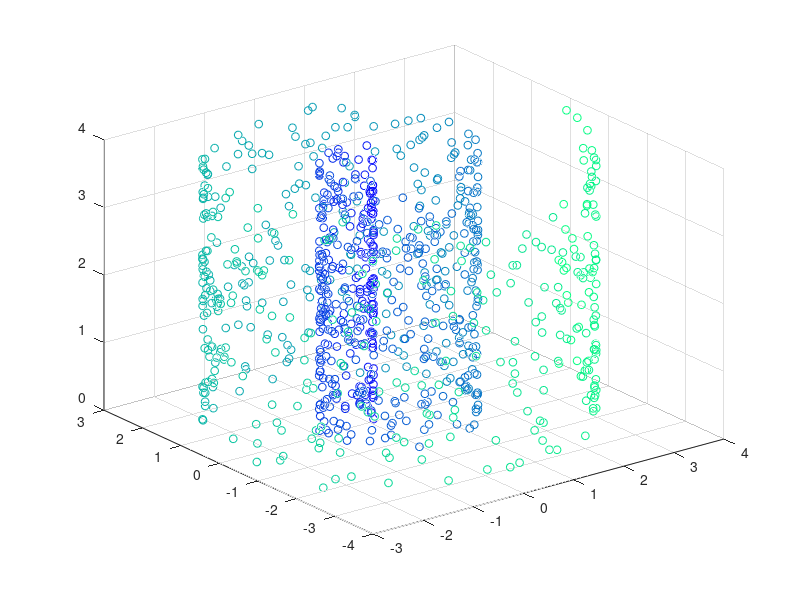
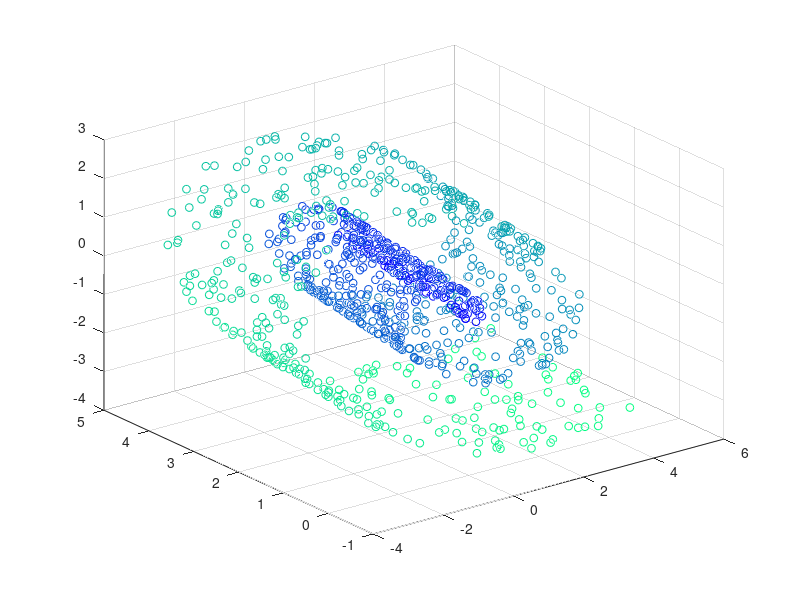
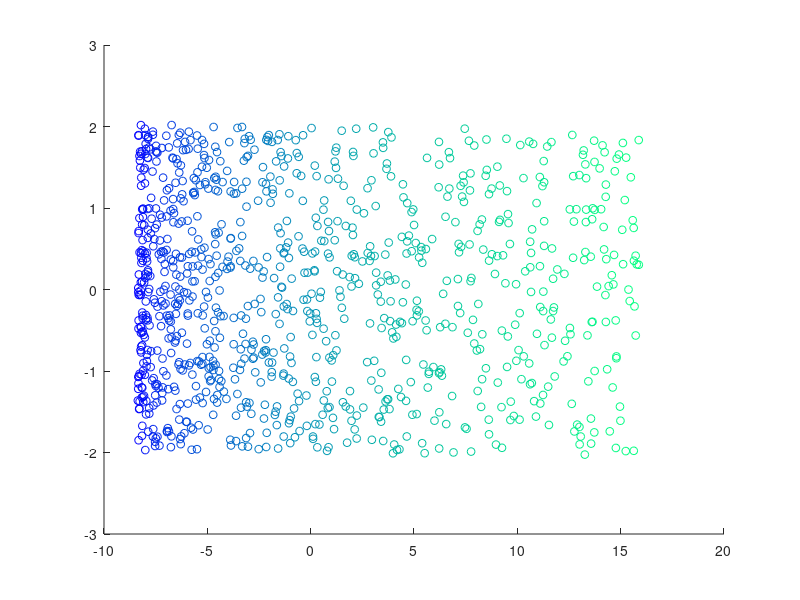

The MATLAB script that drew these images, in order: (Note: this script raises an error after producing the figures.)
len = 1000;
mark_size = 32;
a = 0.3;
theta = 4 * pi * rand(len, 1);
h = 4 * rand(len, 1);
r = a * theta;
x = r .* cos(theta);
y = r .* sin(theta);
z = h;
colormap('winter');
scatter3(x, y, z, mark_size, r);


alpha1 = pi / 4;
alpha2 = pi / 12;
alpha3 = -pi / 2;
A1 = [
    cos(alpha2), sin(alpha1), 0, 0;
    sin(alpha1), -cos(alpha1), 0, 0;
    0, 0, 1, 0;
    0, 0, 0, 1
];
A2 = [
    cos(alpha2), 0, sin(alpha2), 0;
    0, 1, 0, 0;
    sin(alpha2), 0, -cos(alpha2), 0;
    0, 0, 0, 1
];
A3 = [
    1, 0, 0, 0;
    0, cos(alpha3), sin(alpha3), 0;
    0, sin(alpha3), -cos(alpha3), 0;
    0, 0, 0, 1
];

T = A1 * A2 * A3;

PP = [x, y, z, ones(len, 1)] * T;
xx = PP(:, 1);
yy = PP(:, 2);
zz = PP(:, 3);

figure(2);
colormap('winter');
scatter3(xx, yy, zz, mark_size, r);

geoL = @( a, phi ) ( ...
    a .* ( ...
        phi .* 0.5 .* sqrt( 1 + phi .^ 2 ) + ...
        0.5 .* log(phi + sqrt( 1 + phi .^ 2 ) ) ...
        ) ...
    );

pX = geoL(a, theta);
pY = h;
D = squareform(pdist([pX, pY]));
[YY, e] = cmdscale(D);
figure(3);
colormap('winter');
scatter(YY(:, 1), YY(:, 2), mark_size, r);

[YYY, e] = mds(squareform(pdist([xx, yy, zz])));
figure(4);
colormap('winter');
scatter3(YYY(:, 1), YYY(:, 2), YYY(:, 3), mark_size, r);